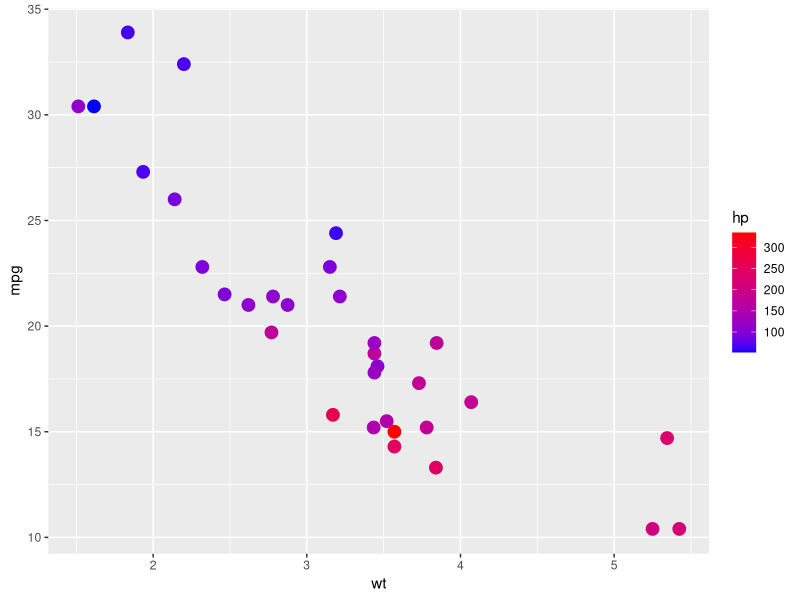

This figure's R source:
library(ggplot2)

df <- mtcars

print(head(df))

#DATA & AESTHETICS Layer
pl <- ggplot(data = df, aes(x = wt, y = mpg))

#Geometry layer
#Adding the data & AESTHETICS layer with geom layer
print(pl + geom_point(aes(color = hp), size = 4) + scale_colour_gradient(high = 'red', low = 'blue')) 
